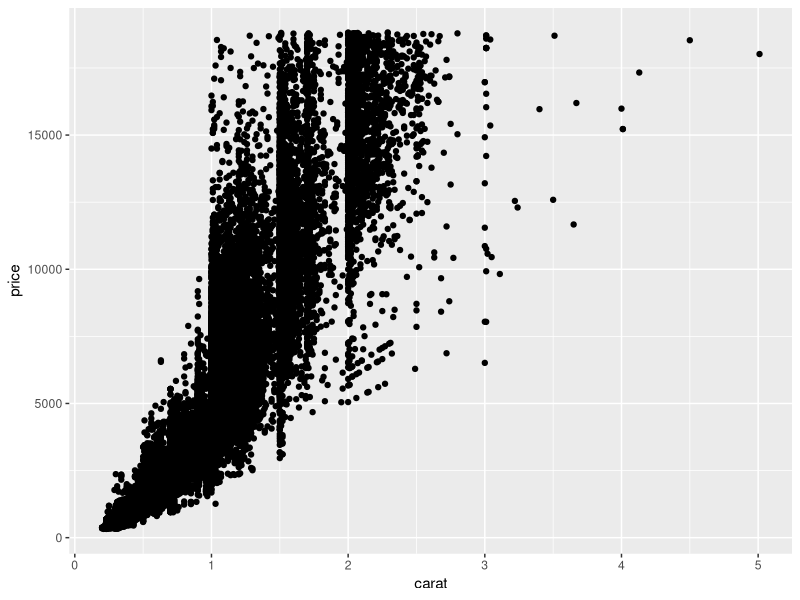
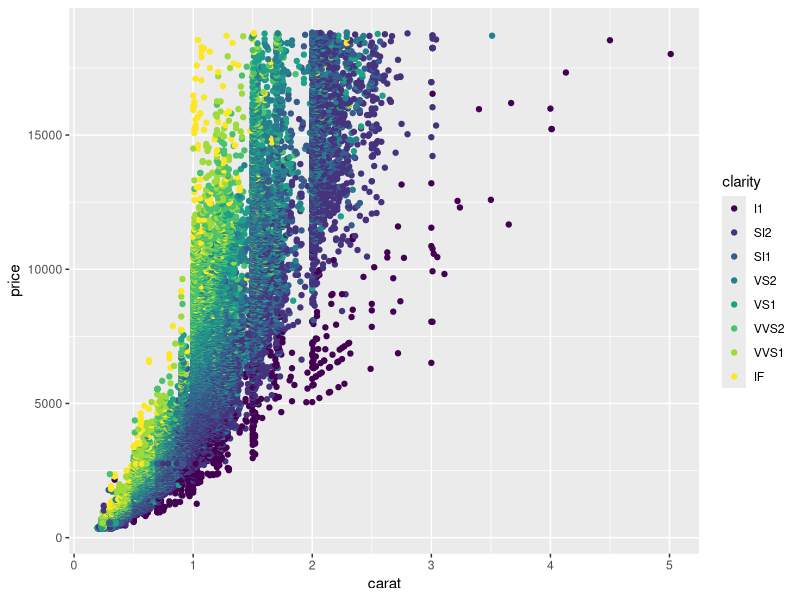
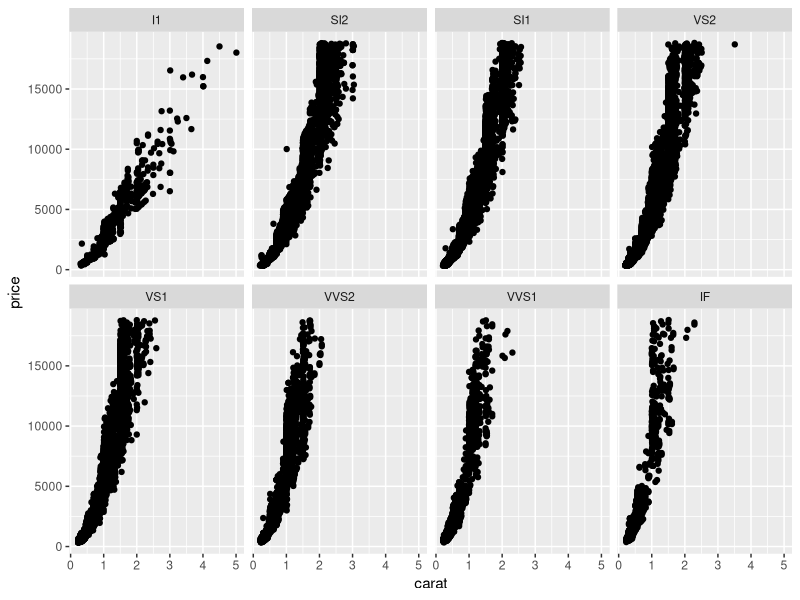
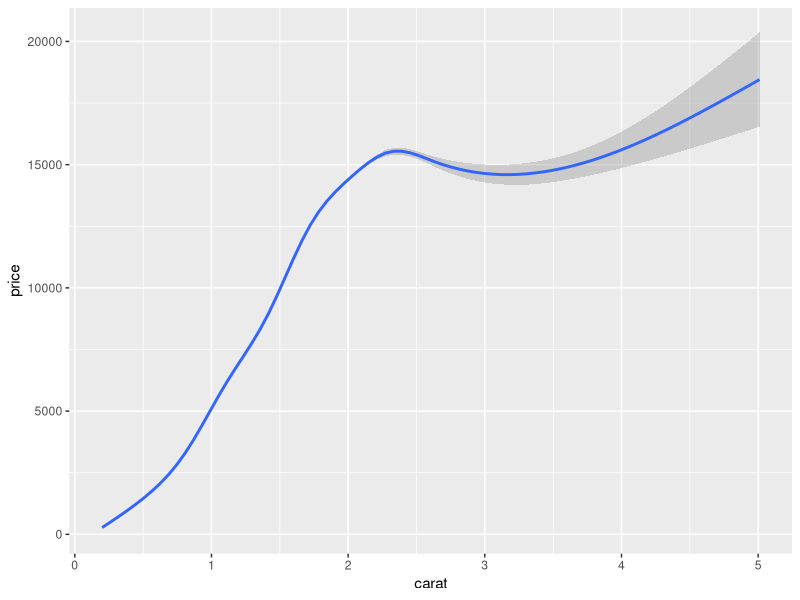
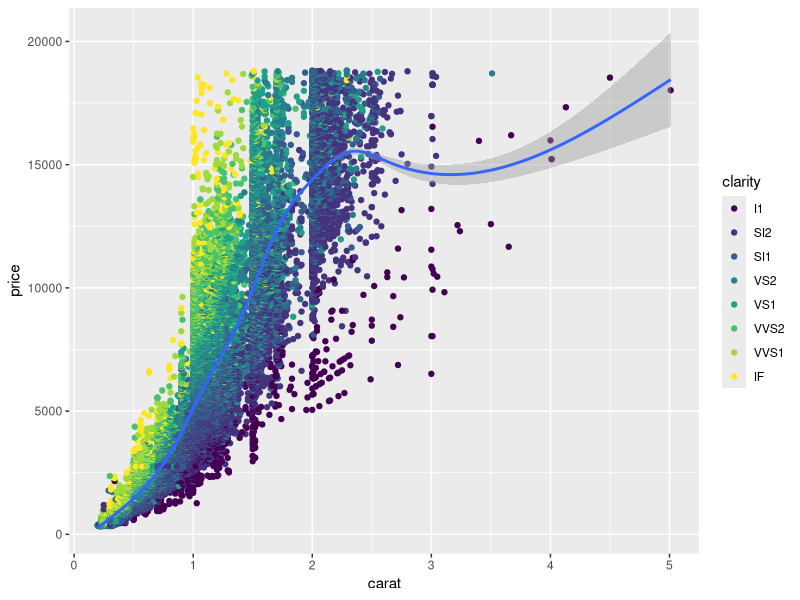
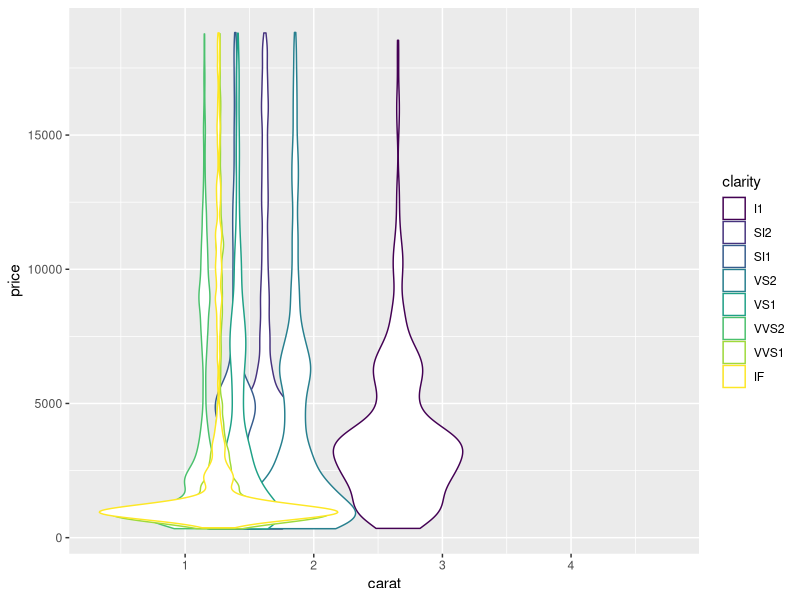
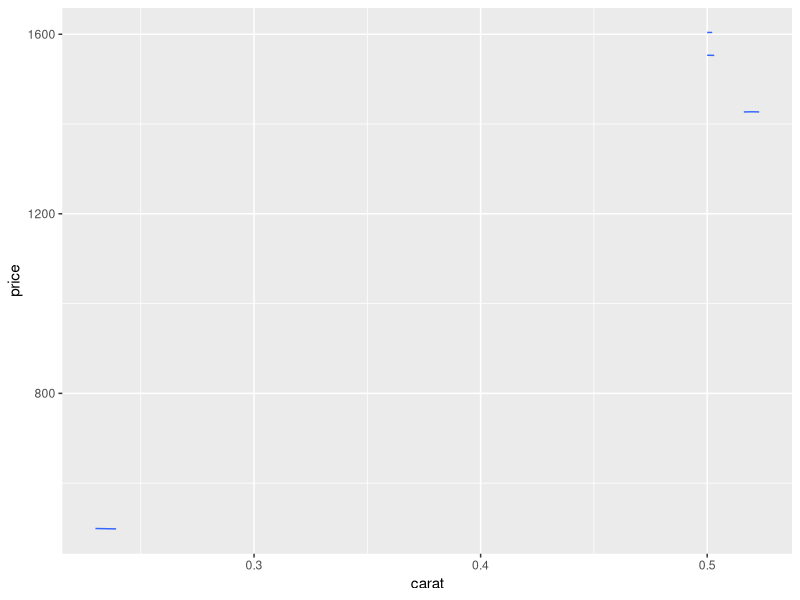

These charts were generated, in order, by the following R code:
## ---- chunk 1
library(tidyverse)
require(dplyr)
## ---- chunk 2
# ggplot2 comes iwth a number of built-in datasets for you to try out with various plots. 
# mpg is data on cars. diamonds is a data frame with information about 50,000 diamonds.
# You can also use existing datasets from other packages (e.g. the famous iris dataset)

diamonds
## ---- chunk 3
ggplot(data = diamonds) +
  geom_point(mapping = aes(x = carat, y = price))
## ---- chunk 4
ggplot(data = diamonds) +
  geom_point(mapping = aes(x = carat, y = price, color = clarity))
## ---- chunk 5
ggplot(data = diamonds) +
  geom_point(mapping = aes(x = carat, y = price)) +
  facet_wrap(~ clarity, nrow = 2)
## ---- chunk 6
ggplot(data = diamonds) +
  geom_smooth(mapping = aes(x = carat, y = price))
# try adding linetype = clarity to the above aesthetic
## ---- chunk 7
ggplot(data = diamonds) +
  geom_point(mapping = aes(x = carat, y = price, color = clarity)) +
  geom_smooth(mapping = aes(x = carat, y = price))
## ---- chunk 8
ggplot(data = diamonds) +
    geom_violin(mapping = aes(x = carat, y = price, color = clarity))
## ---- chunk 9
# This does not work - Do not run 
ggplot(data = diamonds) +
    geom_contour(mapping = aes(x = carat, y = price, z = x))
